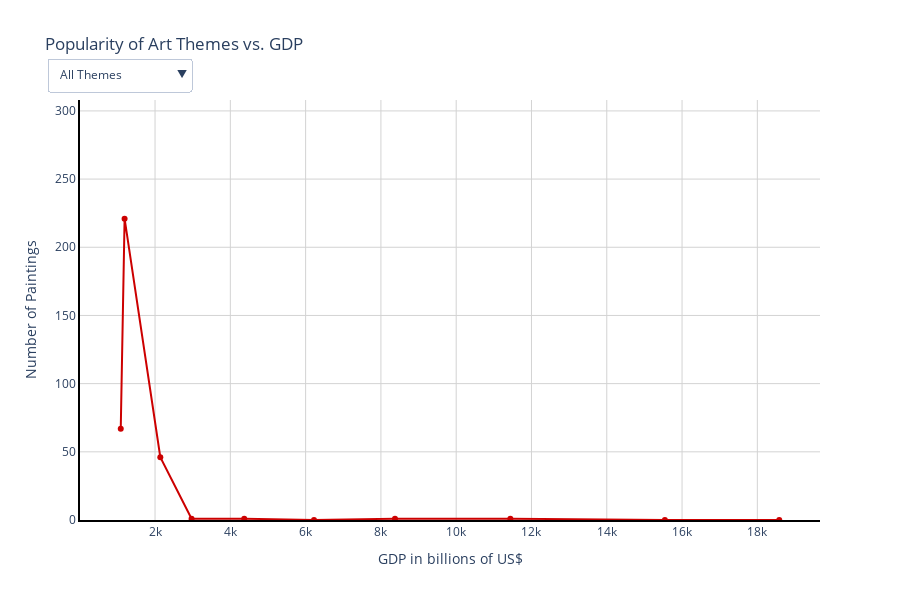

The notebook cell this image was saved under:
### Markdown cell above
The interactive graph is shown below

### Code cell
art_themes = art_themes_list
GDP_by_decade = GDP_list
paintings_data = array_ordered

# Function to generate high-contrast colors
def generate_colors(n):
    colors = []
    for i in range(n):
        hue = (i * 137.5) % 360  # Spread colors around the HSL wheel
        rgb = colorsys.hls_to_rgb(hue / 360, 0.4, 1.0)  # Ensure mid-brightness
        hex_color = "#{:02x}{:02x}{:02x}".format(
            int(rgb[0] * 255), int(rgb[1] * 255), int(rgb[2] * 255)
        )
        colors.append(hex_color)
    return colors

# Generate a color list with good contrast
colors = generate_colors(len(art_themes))

# Calculate the average effect of GDP on paintings
average_paintings = np.mean(paintings_data, axis=1)

# Initialize figure
fig = go.Figure()

# Add traces for each art theme
for i, theme in enumerate(art_themes):
    fig.add_trace(
        go.Scatter(
            x=GDP_by_decade,
            y=paintings_data[:, i],
            name=theme,
            visible=(i == 0),
            line=dict(color=colors[i])
        )
    )

# Add a trace for the average effect (initially hidden)
fig.add_trace(
    go.Scatter(
        x=GDP_by_decade,
        y=average_paintings,
        name="Average Effect",
        visible=False,  # Initially hidden
        line=dict(color="black", width=3, dash="dashdot")  # Black dashed line
    )
)

# Create dropdown menu options
dropdown_options = [
    {
        "label": "All Themes",
        "method": "update",
        "args": [
            {"visible": [True] * len(art_themes) + [False]},  # Show all themes, hide average
            {"title": "Popularity of All Art Themes vs. GDP"}
        ]
    },
    {
        "label": "Average Effect",
        "method": "update",
        "args": [
            {"visible": [False] * len(art_themes) + [True]},  # Hide all themes, show average
            {"title": "Average Effect of GDP on Number of Paintings"}
        ]
    }
]

# Add individual theme options
dropdown_options.extend([
    {
        "label": theme,
        "method": "update",
        "args": [
            {"visible": [j == i for j in range(len(art_themes))] + [False]},  # Show only selected theme, hide average
            {"title": f"Popularity of {theme} vs. GDP"}
        ]
    }
    for i, theme in enumerate(art_themes)
])

# Apply layout fixes (White background, black y-axis, dark gray x-axis)
fig.update_layout(
    width=900, 
    height=600, 
    paper_bgcolor="white",  
    plot_bgcolor="white",
    xaxis=dict(
        showgrid=True,
        gridcolor="lightgray",
        showline=True,
        linecolor="black",
        linewidth=2,
    ),
    yaxis=dict(
        showgrid=True,
        gridcolor="lightgray",
        showline=True, 
        linecolor="black",  
        linewidth=2, 
        range=[0, np.max(paintings_data)],
    ),
    updatemenus=[
        {
            "buttons": dropdown_options,
            "direction": "down",
            "showactive": True,
            "x": 0.15,  
            "y": 1.1
        }
    ],
    title="Popularity of Art Themes vs. GDP",
    xaxis_title="GDP in billions of US$",
    yaxis_title="Number of Paintings",
)

# Display the figure
fig.show()

# Save as an interactive HTML file
pio.write_html(fig, "../code/Visualisations/interactive_plot.html")

### Figure 1 — Plotly figure (JSON) as saved in the notebook; plotly's stock layout.template omitted (floating-point values rounded to 4 significant figures)
{"data": [{"line": {"color": "#cc0000"}, "name": "Animals", "type": "scatter", "visible": true, "x": [1089, 1191, 2140, 2970, 4369, 6223, 8374, 11439, 15544, 18582], "y": [67, 221, 46, 1, 1, 0, 1, 1, 0, 0]}, {"line": {"color": "#00cc3b"}, "name": "Architecture", "type": "scatter", "visible": false, "x": [1089, 1191, 2140, 2970, 4369, 6223, 8374, 11439, 15544, 18582], "y": [156, 308, 85, 8, 1, 4, 0, 2, 2, 0]}, {"line": {"color": "#7600cc"}, "name": "Botanical study", "type": "scatter", "visible": false, "x": [1089, 1191, 2140, 2970, 4369, 6223, 8374, 11439, 15544, 18582], "y": [152, 269, 17, 0, 0, 0, 0, 0, 0, 0]}, {"line": {"color": "#ccb200"}, "name": "Cityscapes", "type": "scatter", "visible": false, "x": [1089, 1191, 2140, 2970, 4369, 6223, 8374, 11439, 15544, 18582], "y": [52, 135, 29, 0, 0, 2, 0, 0, 0, 0]}, {"line": {"color": "#00a9cc"}, "name": "Clothing and dress", "type": "scatter", "visible": false, "x": [1089, 1191, 2140, 2970, 4369, 6223, 8374, 11439, 15544, 18582], "y": [33, 68, 28, 1, 1, 0, 5, 0, 1, 0]}, {"line": {"color": "#cc006e"}, "name": "Domestic", "type": "scatter", "visible": false, "x": [1089, 1191, 2140, 2970, 4369, 6223, 8374, 11439, 15544, 18582], "y": [42, 82, 42, 5, 1, 0, 0, 2, 0, 0]}, {"line": {"color": "#32cc00"}, "name": "Dress accessories", "type": "scatter", "visible": false, "x": [1089, 1191, 2140, 2970, 4369, 6223, 8374, 11439, 15544, 18582], "y": [32, 59, 14, 0, 2, 1, 5, 0, 1, 0]}, {"line": {"color": "#0800cc"}, "name": "Figure female", "type": "scatter", "visible": false, "x": [1089, 1191, 2140, 2970, 4369, 6223, 8374, 11439, 15544, 18582], "y": [73, 100, 28, 0, 0, 0, 0, 0, 0, 0]}, {"line": {"color": "#cc4400"}, "name": "Figure group", "type": "scatter", "visible": false, "x": [1089, 1191, 2140, 2970, 4369, 6223, 8374, 11439, 15544, 18582], "y": [108, 200, 72, 4, 4, 2, 0, 0, 2, 0]}, {"line": {"color": "#00cc7f"}, "name": "Figure male", "type": "scatter", "visible": false, "x": [1089, 1191, 2140, 2970, 4369, 6223, 8374, 11439, 15544, 18582], "y": [39, 68, 82, 1, 2, 0, 1, 0, 1, 0]}, {"line": {"color": "#ba00cc"}, "name": "Horses", "type": "scatter", "visible": false, "x": [1089, 1191, 2140, 2970, 4369, 6223, 8374, 11439, 15544, 18582], "y": [18, 74, 13, 0, 0, 0, 0, 0, 0, 0]}, {"line": {"color": "#a1cc00"}, "name": "Landscapes", "type": "scatter", "visible": false, "x": [1089, 1191, 2140, 2970, 4369, 6223, 8374, 11439, 15544, 18582], "y": [200, 305, 93, 5, 3, 2, 0, 1, 1, 0]}, {"line": {"color": "#0065cc"}, "name": "Men", "type": "scatter", "visible": false, "x": [1089, 1191, 2140, 2970, 4369, 6223, 8374, 11439, 15544, 18582], "y": [62, 157, 29, 2, 4, 0, 20, 0, 3, 0]}, {"line": {"color": "#cc002a"}, "name": "Mountains", "type": "scatter", "visible": false, "x": [1089, 1191, 2140, 2970, 4369, 6223, 8374, 11439, 15544, 18582], "y": [26, 55, 13, 1, 0, 0, 0, 0, 1, 0]}, {"line": {"color": "#00cc11"}, "name": "Nudity", "type": "scatter", "visible": false, "x": [1089, 1191, 2140, 2970, 4369, 6223, 8374, 11439, 15544, 18582], "y": [43, 80, 7, 0, 0, 0, 0, 0, 0, 0]}, {"line": {"color": "#4c00cc"}, "name": "Occupations", "type": "scatter", "visible": false, "x": [1089, 1191, 2140, 2970, 4369, 6223, 8374, 11439, 15544, 18582], "y": [69, 138, 82, 2, 2, 1, 1, 1, 0, 0]}, {"line": {"color": "#cc8800"}, "name": "Portraits", "type": "scatter", "visible": false, "x": [1089, 1191, 2140, 2970, 4369, 6223, 8374, 11439, 15544, 18582], "y": [88, 169, 23, 4, 4, 1, 31, 0, 3, 1]}, {"line": {"color": "#00ccc3"}, "name": "Religion", "type": "scatter", "visible": false, "x": [1089, 1191, 2140, 2970, 4369, 6223, 8374, 11439, 15544, 18582], "y": [40, 76, 14, 3, 0, 0, 0, 0, 0, 1]}, {"line": {"color": "#cc0098"}, "name": "Trees", "type": "scatter", "visible": false, "x": [1089, 1191, 2140, 2970, 4369, 6223, 8374, 11439, 15544, 18582], "y": [34, 65, 9, 1, 0, 0, 0, 0, 0, 0]}, {"line": {"color": "#5dcc00"}, "name": "Women", "type": "scatter", "visible": false, "x": [1089, 1191, 2140, 2970, 4369, 6223, 8374, 11439, 15544, 18582], "y": [47, 66, 16, 2, 0, 2, 14, 0, 0, 0]}, {"line": {"color": "black", "dash": "dashdot", "width": 3}, "name": "Average Effect", "type": "scatter", "visible": false, "x": [1089, 1191, 2140, 2970, 4369, 6223, 8374, 11439, 15544, 18582], "y": [69.05, 134.8, 37.1, 2, 1.25, 0.75, 3.9, 0.35, 0.75, 0.1]}], "layout": {"height": 600, "paper_bgcolor": "white", "plot_bgcolor": "white", "title": {"text": "Popularity of Art Themes vs. GDP"}, "updatemenus": [{"buttons": [{"args": [{"visible": [true, true, true, true, true, true, true, true, true, true, true, true, true, true, true, true, true, true, true, true, false]}, {"title": "Popularity of All Art Themes vs. GDP"}], "label": "All Themes", "method": "update"}, {"args": [{"visible": [false, false, false, false, false, false, false, false, false, false, false, false, false, false, false, false, false, false, false, false, true]}, {"title": "Average Effect of GDP on Number of Paintings"}], "label": "Average Effect", "method": "update"}, {"args": [{"visible": [true, false, false, false, false, false, false, false, false, false, false, false, false, false, false, false, false, false, false, false, false]}, {"title": "Popularity of Animals vs. GDP"}], "label": "Animals", "method": "update"}, {"args": [{"visible": [false, true, false, false, false, false, false, false, false, false, false, false, false, false, false, false, false, false, false, false, false]}, {"title": "Popularity of Architecture vs. GDP"}], "label": "Architecture", "method": "update"}, {"args": [{"visible": [false, false, true, false, false, false, false, false, false, false, false, false, false, false, false, false, false, false, false, false, false]}, {"title": "Popularity of Botanical study vs. GDP"}], "label": "Botanical study", "method": "update"}, {"args": [{"visible": [false, false, false, true, false, false, false, false, false, false, false, false, false, false, false, false, false, false, false, false, false]}, {"title": "Popularity of Cityscapes vs. GDP"}], "label": "Cityscapes", "method": "update"}, {"args": [{"visible": [false, false, false, false, true, false, false, false, false, false, false, false, false, false, false, false, false, false, false, false, false]}, {"title": "Popularity of Clothing and dress vs. GDP"}], "label": "Clothing and dress", "method": "update"}, {"args": [{"visible": [false, false, false, false, false, true, false, false, false, false, false, false, false, false, false, false, false, false, false, false, false]}, {"title": "Popularity of Domestic vs. GDP"}], "label": "Domestic", "method": "update"}, {"args": [{"visible": [false, false, false, false, false, false, true, false, false, false, false, false, false, false, false, false, false, false, false, false, false]}, {"title": "Popularity of Dress accessories vs. GDP"}], "label": "Dress accessories", "method": "update"}, {"args": [{"visible": [false, false, false, false, false, false, false, true, false, false, false, false, false, false, false, false, false, false, false, false, false]}, {"title": "Popularity of Figure female vs. GDP"}], "label": "Figure female", "method": "update"}, {"args": [{"visible": [false, false, false, false, false, false, false, false, true, false, false, false, false, false, false, false, false, false, false, false, false]}, {"title": "Popularity of Figure group vs. GDP"}], "label": "Figure group", "method": "update"}, {"args": [{"visible": [false, false, false, false, false, false, false, false, false, true, false, false, false, false, false, false, false, false, false, false, false]}, {"title": "Popularity of Figure male vs. GDP"}], "label": "Figure male", "method": "update"}, {"args": [{"visible": [false, false, false, false, false, false, false, false, false, false, true, false, false, false, false, false, false, false, false, false, false]}, {"title": "Popularity of Horses vs. GDP"}], "label": "Horses", "method": "update"}, {"args": [{"visible": [false, false, false, false, false, false, false, false, false, false, false, true, false, false, false, false, false, false, false, false, false]}, {"title": "Popularity of Landscapes vs. GDP"}], "label": "Landscapes", "method": "update"}, {"args": [{"visible": [false, false, false, false, false, false, false, false, false, false, false, false, true, false, false, false, false, false, false, false, false]}, {"title": "Popularity of Men vs. GDP"}], "label": "Men", "method": "update"}, {"args": [{"visible": [false, false, false, false, false, false, false, false, false, false, false, false, false, true, false, false, false, false, false, false, false]}, {"title": "Popularity of Mountains vs. GDP"}], "label": "Mountains", "method": "update"}, {"args": [{"visible": [false, false, false, false, false, false, false, false, false, false, false, false, false, false, true, false, false, false, false, false, false]}, {"title": "Popularity of Nudity vs. GDP"}], "label": "Nudity", "method": "update"}, {"args": [{"visible": [false, false, false, false, false, false, false, false, false, false, false, false, false, false, false, true, false, false, false, false, false]}, {"title": "Popularity of Occupations vs. GDP"}], "label": "Occupations", "method": "update"}, {"args": [{"visible": [false, false, false, false, false, false, false, false, false, false, false, false, false, false, false, false, true, false, false, false, false]}, {"title": "Popularity of Portraits vs. GDP"}], "label": "Portraits", "method": "update"}, {"args": [{"visible": [false, false, false, false, false, false, false, false, false, false, false, false, false, false, false, false, false, true, false, false, false]}, {"title": "Popularity of Religion vs. GDP"}], "label": "Religion", "method": "update"}, {"args": [{"visible": [false, false, false, false, false, false, false, false, false, false, false, false, false, false, false, false, false, false, true, false, false]}, {"title": "Popularity of Trees vs. GDP"}], "label": "Trees", "method": "update"}, {"args": [{"visible": [false, false, false, false, false, false, false, false, false, false, false, false, false, false, false, false, false, false, false, true, false]}, {"title": "Popularity of Women vs. GDP"}], "label": "Women", "method": "update"}], "direction": "down", "showactive": true, "x": 0.15, "y": 1.1}], "width": 900, "xaxis": {"gridcolor": "lightgray", "linecolor": "black", "linewidth": 2, "showgrid": true, "showline": true, "title": {"text": "GDP in billions of US$"}}, "yaxis": {"gridcolor": "lightgray", "linecolor": "black", "linewidth": 2, "range": [0, 308], "showgrid": true, "showline": true, "title": {"text": "Number of Paintings"}}}}
